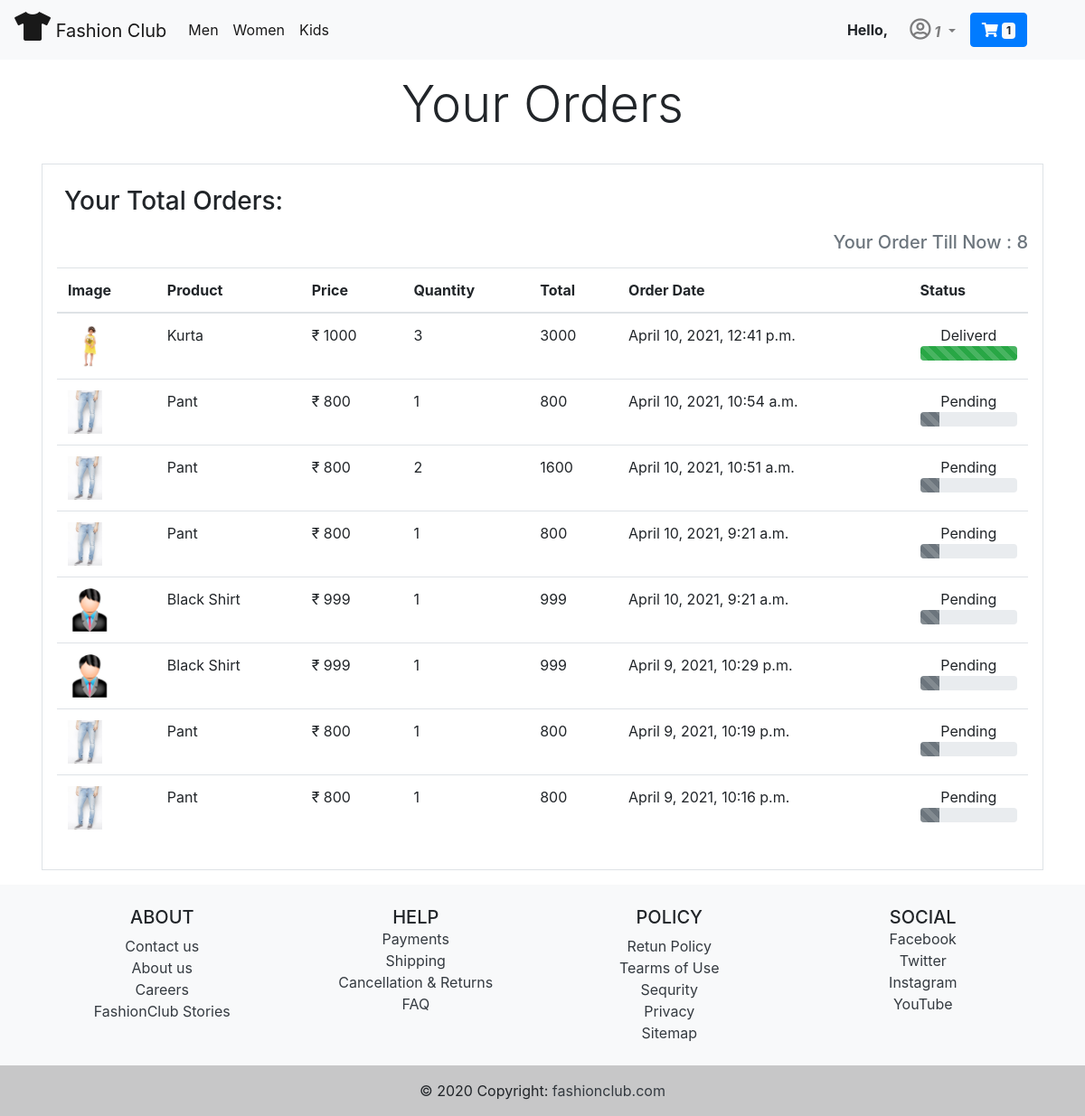
/showorders/ (signed in), run on the app's committed database.
### myapp/models.py (models this page shows, shortened)
class CategoryModel(models.Model):
    name = models.CharField(max_length=100)
    image = image= models.ImageField(upload_to='photo/category/')
    objects = models.Manager()

class Order(models.Model):
    user = models.ForeignKey(User,on_delete=models.CASCADE)
    customer = models.ForeignKey(CustomerModel,on_delete=models.CASCADE)
    product = models.ForeignKey(ProductModel,on_delete=models.CASCADE)
    quantity = models.PositiveIntegerField()
    order_date = models.DateTimeField(auto_now_add=True)
    status = models.CharField(choices=step,max_length=200,default='Pending')
    @property
    def product_total(self):
        return (self.quantity)*(self.product.price)

class ProductModel(models.Model):
    category = models.ForeignKey(CategoryModel,on_delete=models.CASCADE)
    image= models.ImageField(upload_to='photo/')
    name = models.CharField(max_length=100)
    price = models.IntegerField()
    description = models.TextField()
    objects = models.Manager()

### myapp/views.py (the view)
# urls.py: path('showorders/',OrderShow,name='showorders'),
def OrderShow(request):
    order_data = Order.objects.filter(user=request.user)[::-1]
    order_count = Order.objects.filter(user=request.user).count()
    usr = request.user
    cart_count = Cart.objects.filter(user=usr).count()
    categories = CategoryModel.objects.all()
    return render(request,'orders.html',{'order_data':order_data,
    'order_count':order_count,'cart_count':cart_count,'categories':categories})

### myapp/templates/orders.html (shortened to what this page needs)
{% extends 'base.html' %}
{% load static %}
{% block body %}
<div class="container">
  <div class="row mt-3 ">
    <div class="display-4 mx-auto">Your Orders</div>
  </div>
  <div class="row mt-3 p-3 ">
    <div class="col-12 border p-3 ">
      <div class="h3 p-2">Your Total Orders:</div>
      <div>
        <p class="text-right text-muted h5">Your Order Till Now : {{order_count}}</p>
      </div>
      <table class="table table-hover mt-3">
        <thead>
          <tr>
            <th scope="col">Image</th>
            <th scope="col">Product</th>
            <th scope="col">Price</th>
            <th scope="col">Quantity</th>
            <th scope="col">Total</th>
            <th scope="col">Order Date</th>
            <th scope="col">Status</th>
          </tr>
        </thead>
        <tbody>
          {% for i in order_data %}
          <tr>
            <td><img style="height: 3rem;" src="{{i.product.image.url}}"></td>
            <td>{{i.product.name}}</td>
            <td>₹ {{i.product.price}}</td>
            <td>{{i.quantity}}</td>
            <td>{{i.product_total}}</td>
            <td>{{i.order_date}}</td>
            <td class="text-center">
              {{i.status}}
              {% if i.status == 'Pending' %}
              <div class="progress">
                <div class="progress-bar progress-bar-striped bg-secondary progress-bar-animated" role="progressbar" style="width: 20%"
                  aria-valuenow="10" aria-valuemin="0" aria-valuemax="100"></div>
              </div>
              {% elif i.status == 'Accepted' %}
              <div class="progress">
                <div class="progress-bar progress-bar-striped bg-primary progress-bar-animated" role="progressbar" style="width: 40%"
                  aria-valuenow="25" aria-valuemin="0" aria-valuemax="100"></div>
              </div>
              {% elif i.status == 'Packing' %}
              <div class="progress">
                <div class="progress-bar progress-bar-striped bg-info progress-bar-animated" role="progressbar" style="width: 60%"
                  aria-valuenow="50" aria-valuemin="0" aria-valuemax="100"></div>
              </div>
              {% elif i.status == 'Shipping' %}
              <div class="progress">
                <div class="progress-bar progress-bar-striped bg-warning progress-bar-animated" role="progressbar" style="width: 80%"
                  aria-valuenow="75" aria-valuemin="0" aria-valuemax="100"></div>
              </div>
              {% elif i.status == 'Deliverd' %}
              <div class="progress">
                <div class="progress-bar progress-bar-striped bg-success progress-bar-animated" role="progressbar" style="width: 100%"
                  aria-valuenow="100" aria-valuemin="0" aria-valuemax="100"></div>
              </div>
              {% endif %}
            </td>
          </tr>
          {% endfor %}
        </tbody>
      </table>
    </div>
  </div>
</div>
{% endblock body %}

### myapp/templates/base.html (shortened to what this page needs)
{% load static %}
<!doctype html>
<html lang="en">
<head>
  <link rel="stylesheet" href="https://cdn.jsdelivr.net/npm/bootstrap@4.5.3/dist/css/bootstrap.min.css"
>
  <link rel="stylesheet" href="https://cdnjs.cloudflare.com/ajax/libs/font-awesome/5.15.2/css/all.min.css">
  <link rel="stylesheet" href="{% static 'css/owl.carousel.min.css' %}">
  <link rel="stylesheet" href="{% static 'css/style.css' %}">
</head>
<body>
  {% if user.is_authenticated %}
  <nav class="navbar navbar-expand-lg navbar-light bg-light">
    <a class="navbar-brand" href="{% url 'shop' %}"><i class="fas fa-tshirt h2"></i> Fashion Club</a>
    <div class="collapse navbar-collapse" id="navbarSupportedContent">
      <ul class="navbar-nav mr-auto">
        {% for category in categories %}
        <li class="nav-item active">
          <a class="nav-link" href="/allproducts/?{{category.id}}">{{category.name}}</a>
        </li>
        {% endfor %}
      </ul>
      <strong class="mr-3">Hello, </strong>
      <div class="form-inline my-2 my-lg-0 navbar-nav mr-5">
        <li class="nav-item dropdown mr-2">
          <a class="nav-link dropdown-toggle" href="#" id="navbarDropdown" role="button" data-toggle="dropdown"
            aria-haspopup="true" aria-expanded="false">
            <strong><i><i style="font-size: 1.5rem;" class="far fa-user-circle"></i>
                {{request.user|capfirst}}</i></strong>
          </a>
        </li>
        <a href="{% url 'showcart' %}" class="btn btn-primary">
          <i class="fas fa-shopping-cart "></i> <span class="badge badge-light">{{cart_count}}</span>
        </a>
      </div>
    </div>
  </nav>
  {% endif %}
  {% block body %}
  {% endblock body %}
  {% if user.is_authenticated %}
  <footer class="bg-light text-center text-lg-start">
    <div class="container p-4">
      <div class="row">
        <div class="col-lg-3 col-md-6 mb-4 mb-md-0">
          <h5 class="text-uppercase">ABOUT</h5>
          <ul class="list-unstyled mb-0">
            <li>
              <a href="#!" class="text-dark">Contact us</a>
            </li>
            <li>
              <a href="#!" class="text-dark">About us</a>
            </li>
            <li>
              <a href="#!" class="text-dark">Careers</a>
            </li>
            <li>
              <a href="#!" class="text-dark">FashionClub Stories</a>
            </li>
          </ul>
        </div>
        <div class="col-lg-3 col-md-6 mb-4 mb-md-0">
          <h5 class="text-uppercase mb-0">HELP</h5>
          <ul class="list-unstyled">
            <li>
              <a href="#!" class="text-dark">Payments</a>
            </li>
            <li>
              <a href="#!" class="text-dark">Shipping</a>
            </li>
            <li>
              <a href="#!" class="text-dark">Cancellation & Returns</a>
            </li>
            <li>
              <a href="#!" class="text-dark">FAQ</a>
            </li>
          </ul>
        </div>
        <div class="col-lg-3 col-md-6 mb-4 mb-md-0">
          <h5 class="text-uppercase">POLICY</h5>
          <ul class="list-unstyled mb-0">
            <li>
              <a href="#!" class="text-dark">Retun Policy</a>
            </li>
            <li>
              <a href="#!" class="text-dark">Tearms of Use</a>
            </li>
            <li>
              <a href="#!" class="text-dark">Sequrity</a>
            </li>
            <li>
              <a href="#!" class="text-dark">Privacy</a>
            </li>
            <li>
              <a href="#!" class="text-dark">Sitemap</a>
            </li>
          </ul>
        </div>
        <div class="col-lg-3 col-md-6 mb-4 mb-md-0">
          <h5 class="text-uppercase mb-0">SOCIAL</h5>
          <ul class="list-unstyled">
            <li>
              <a href="#!" class="text-dark">Facebook</a>
            </li>
            <li>
              <a href="#!" class="text-dark">Twitter</a>
            </li>
            <li>
              <a href="#!" class="text-dark">Instagram</a>
            </li>
            <li>
              <a href="#!" class="text-dark">YouTube</a>
            </li>
          </ul>
        </div>
      </div>
    </div>
    <div class="text-center p-3" style="background-color: rgba(0, 0, 0, 0.2);">
      © 2020 Copyright:
      <a class="text-dark" href="https://mdbootstrap.com/">fashionclub.com</a>
    </div>
  </footer>
  {% endif %}
</body>
</html>

### data on the page
CategoryModel: name "Men"
CategoryModel: name "Women"
CategoryModel: name "Kids"
Order: product.image (picture), product.name "Kurta", product.price "1000", quantity "3", product_total "3000", order_date "April 10, 2021, 12:41 p.m.", status "Deliverd"
Order: product.image (picture), product.name "Pant", product.price "800", quantity "1", product_total "800", order_date "April 10, 2021, 10:54 a.m.", status "Pending"
Order: product.image (picture), product.name "Pant", product.price "800", quantity "2", product_total "1600", order_date "April 10, 2021, 10:51 a.m.", status "Pending"
Order: product.image (picture), product.name "Pant", product.price "800", quantity "1", product_total "800", order_date "April 10, 2021, 9:21 a.m.", status "Pending"
Order: product.image (placeholder picture), product.name "Black Shirt", product.price "999", quantity "1", product_total "999", order_date "April 10, 2021, 9:21 a.m.", status "Pending"
Order: product.image (placeholder picture), product.name "Black Shirt", product.price "999", quantity "1", product_total "999", order_date "April 9, 2021, 10:29 p.m.", status "Pending"
Order: product.image (picture), product.name "Pant", product.price "800", quantity "1", product_total "800", order_date "April 9, 2021, 10:19 p.m.", status "Pending"
Order: product.image (picture), product.name "Pant", product.price "800", quantity "1", product_total "800", order_date "April 9, 2021, 10:16 p.m.", status "Pending"

### other printed values
{{ request.user|capfirst }} "1"
{{ cart_count }} "1"
{{ order_count }} "8"
